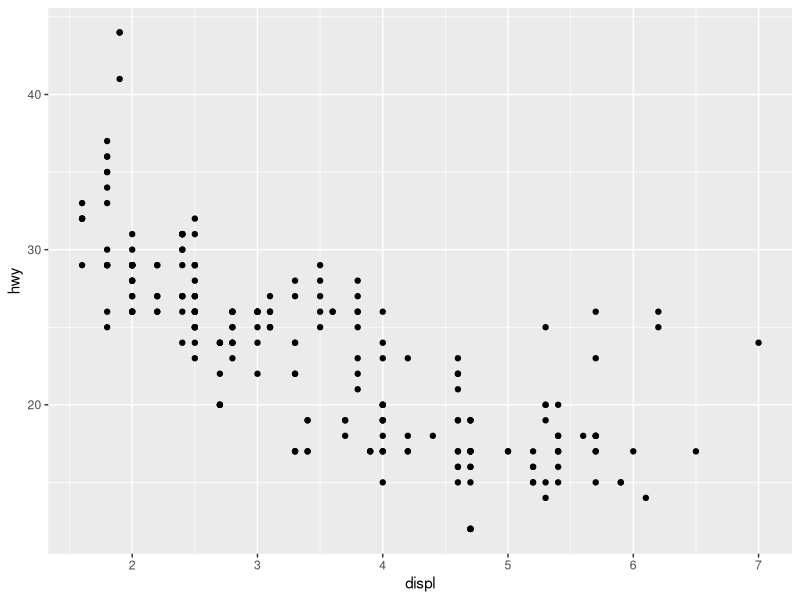
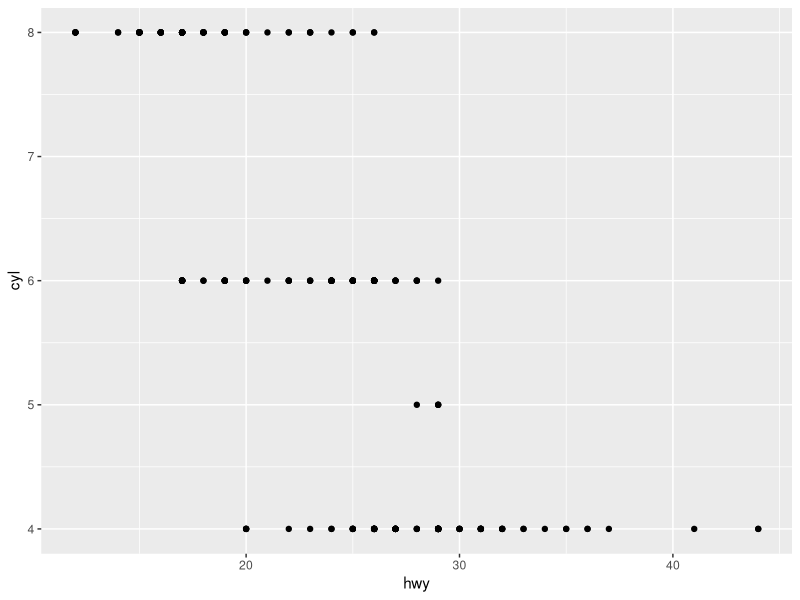
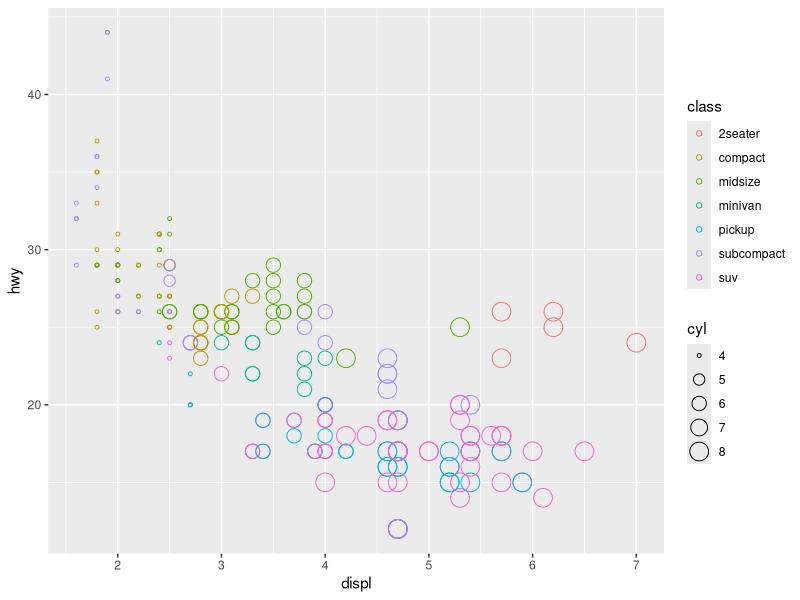
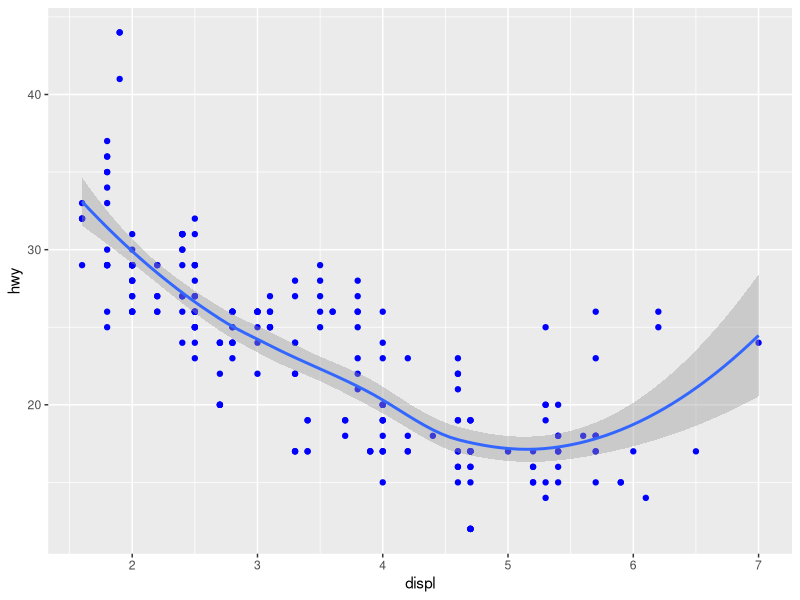
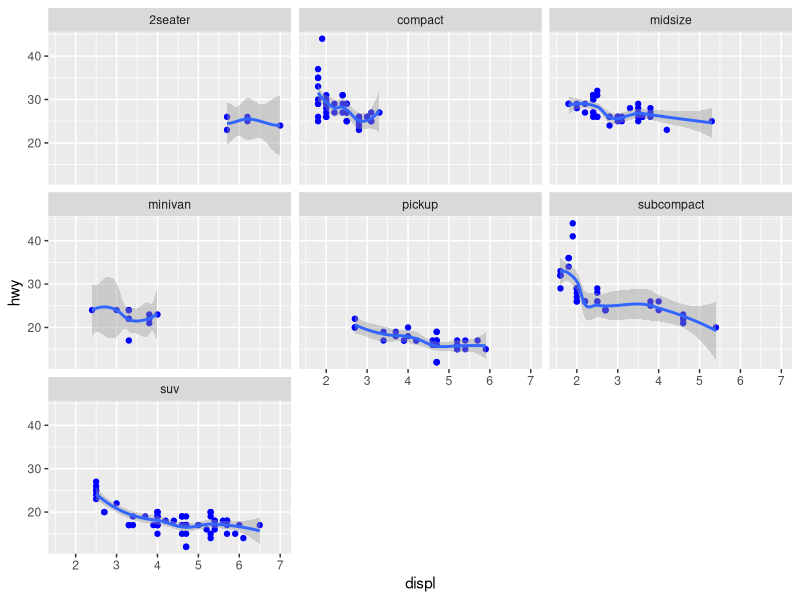

Generate these figures, in order, with R:
library(tidyverse)

mpg

cars

head(cars)

tail(cars, 10)

view(cars)

?ggplot

ggplot(data = mpg)+
  geom_point(mapping = aes(x=displ,y=hwy))

ggplot(data = mpg)+
  geom_point(mapping = aes(x=hwy,y=cyl))

ggplot(data = mpg)+
  geom_point(mapping = aes(x=displ, y=hwy, color= class, size =cyl), shape =1)

ggplot (data = mpg)+
  geom_point(mapping = aes(x =displ, y=hwy), color='blue')+
  geom_smooth(mapping = aes(x=displ, y=hwy))

ggplot (data = mpg, mapping = aes(x =displ, y=hwy))+
  geom_point(color='blue')+
  geom_smooth() +
  facet_wrap(~class, ncol = 3)
